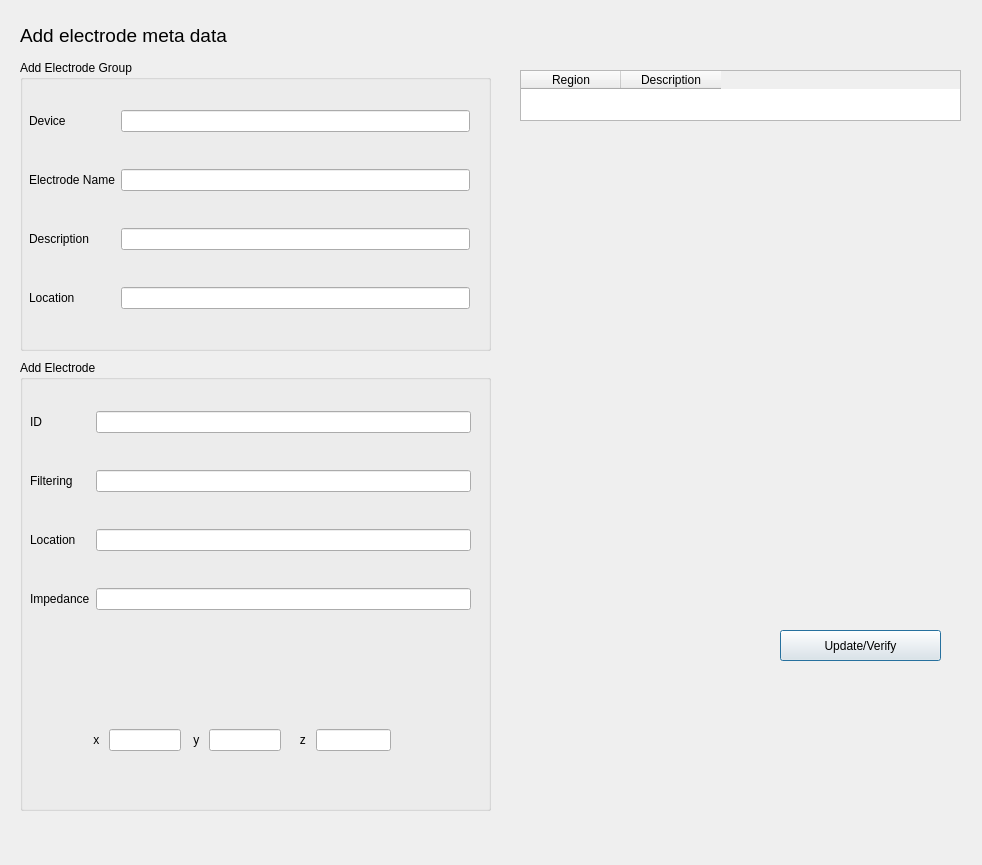
<?xml version="1.0" encoding="UTF-8"?>
<ui version="4.0">
 <class>Dialog</class>
 <widget class="QDialog" name="Dialog">
  <property name="geometry">
   <rect>
    <x>0</x>
    <y>0</y>
    <width>982</width>
    <height>865</height>
   </rect>
  </property>
  <property name="windowTitle">
   <string>Dialog</string>
  </property>
  <widget class="QGroupBox" name="add_electrode_group_gb">
   <property name="geometry">
    <rect>
     <x>20</x>
     <y>60</y>
     <width>471</width>
     <height>291</height>
    </rect>
   </property>
   <property name="title">
    <string>Add Electrode Group</string>
   </property>
   <widget class="QWidget" name="gridLayoutWidget_3">
    <property name="geometry">
     <rect>
      <x>9</x>
      <y>19</y>
      <width>441</width>
      <height>261</height>
     </rect>
    </property>
    <layout class="QGridLayout" name="add_electrode_group_grid">
     <item row="3" column="1">
      <widget class="QLineEdit" name="location_le"/>
     </item>
     <item row="1" column="0">
      <widget class="QLabel" name="electrode_name_lbl">
       <property name="text">
        <string>Electrode Name</string>
       </property>
      </widget>
     </item>
     <item row="2" column="0">
      <widget class="QLabel" name="description_lbl">
       <property name="text">
        <string>Description</string>
       </property>
      </widget>
     </item>
     <item row="2" column="1">
      <widget class="QLineEdit" name="description_le"/>
     </item>
     <item row="3" column="0">
      <widget class="QLabel" name="location_lbl">
       <property name="text">
        <string>Location</string>
       </property>
      </widget>
     </item>
     <item row="1" column="1">
      <widget class="QLineEdit" name="electrode_name_le"/>
     </item>
     <item row="0" column="1">
      <widget class="QLineEdit" name="device_le"/>
     </item>
     <item row="0" column="0">
      <widget class="QLabel" name="device_lbl">
       <property name="text">
        <string>Device</string>
       </property>
      </widget>
     </item>
    </layout>
   </widget>
  </widget>
  <widget class="QGroupBox" name="add_electrode_gb">
   <property name="geometry">
    <rect>
     <x>20</x>
     <y>360</y>
     <width>471</width>
     <height>451</height>
    </rect>
   </property>
   <property name="title">
    <string>Add Electrode</string>
   </property>
   <widget class="QWidget" name="gridLayoutWidget_5">
    <property name="geometry">
     <rect>
      <x>60</x>
      <y>340</y>
      <width>101</width>
      <height>80</height>
     </rect>
    </property>
    <layout class="QGridLayout" name="x_grid">
     <item row="0" column="1">
      <widget class="QLineEdit" name="x_le"/>
     </item>
     <item row="0" column="0">
      <widget class="QLabel" name="x_lbl">
       <property name="text">
        <string>    x </string>
       </property>
      </widget>
     </item>
    </layout>
   </widget>
   <widget class="QWidget" name="gridLayoutWidget_6">
    <property name="geometry">
     <rect>
      <x>160</x>
      <y>340</y>
      <width>101</width>
      <height>80</height>
     </rect>
    </property>
    <layout class="QGridLayout" name="y_grid">
     <item row="0" column="1">
      <widget class="QLineEdit" name="y_le"/>
     </item>
     <item row="0" column="0">
      <widget class="QLabel" name="y_lbl">
       <property name="text">
        <string>    y </string>
       </property>
      </widget>
     </item>
    </layout>
   </widget>
   <widget class="QWidget" name="gridLayoutWidget_7">
    <property name="geometry">
     <rect>
      <x>270</x>
      <y>340</y>
      <width>101</width>
      <height>80</height>
     </rect>
    </property>
    <layout class="QGridLayout" name="z_grid">
     <item row="0" column="1">
      <widget class="QLineEdit" name="z_le"/>
     </item>
     <item row="0" column="0">
      <widget class="QLabel" name="z_lbl">
       <property name="text">
        <string>   z </string>
       </property>
      </widget>
     </item>
    </layout>
   </widget>
   <widget class="QWidget" name="gridLayoutWidget_4">
    <property name="geometry">
     <rect>
      <x>10</x>
      <y>20</y>
      <width>441</width>
      <height>261</height>
     </rect>
    </property>
    <layout class="QGridLayout" name="add_electrode_grid">
     <item row="1" column="1">
      <widget class="QLineEdit" name="filtering_le"/>
     </item>
     <item row="0" column="1">
      <widget class="QLineEdit" name="id_le"/>
     </item>
     <item row="1" column="0">
      <widget class="QLabel" name="filtering_lbl">
       <property name="text">
        <string>Filtering</string>
       </property>
      </widget>
     </item>
     <item row="0" column="0">
      <widget class="QLabel" name="id_lbl">
       <property name="text">
        <string>ID </string>
       </property>
      </widget>
     </item>
     <item row="2" column="1">
      <widget class="QLineEdit" name="location_le_2"/>
     </item>
     <item row="2" column="0">
      <widget class="QLabel" name="location_lbl_2">
       <property name="text">
        <string>Location</string>
       </property>
      </widget>
     </item>
     <item row="3" column="1">
      <widget class="QLineEdit" name="imp_le"/>
     </item>
     <item row="3" column="0">
      <widget class="QLabel" name="imp_lbl">
       <property name="text">
        <string>Impedance</string>
       </property>
      </widget>
     </item>
    </layout>
   </widget>
  </widget>
  <widget class="QTableWidget" name="electrode_table">
   <property name="geometry">
    <rect>
     <x>520</x>
     <y>70</y>
     <width>441</width>
     <height>51</height>
    </rect>
   </property>
   <column>
    <property name="text">
     <string>Region</string>
    </property>
   </column>
   <column>
    <property name="text">
     <string>Description</string>
    </property>
   </column>
  </widget>
  <widget class="QPushButton" name="update_btn">
   <property name="geometry">
    <rect>
     <x>780</x>
     <y>630</y>
     <width>161</width>
     <height>31</height>
    </rect>
   </property>
   <property name="text">
    <string>Update/Verify</string>
   </property>
  </widget>
  <widget class="QLabel" name="label">
   <property name="geometry">
    <rect>
     <x>20</x>
     <y>10</y>
     <width>471</width>
     <height>51</height>
    </rect>
   </property>
   <property name="text">
    <string>&lt;html&gt;&lt;head/&gt;&lt;body&gt;&lt;p&gt;&lt;span style=&quot; font-size:14pt;&quot;&gt;Add electrode meta data&lt;/span&gt;&lt;/p&gt;&lt;/body&gt;&lt;/html&gt;</string>
   </property>
  </widget>
 </widget>
 <resources/>
 <connections/>
</ui>
